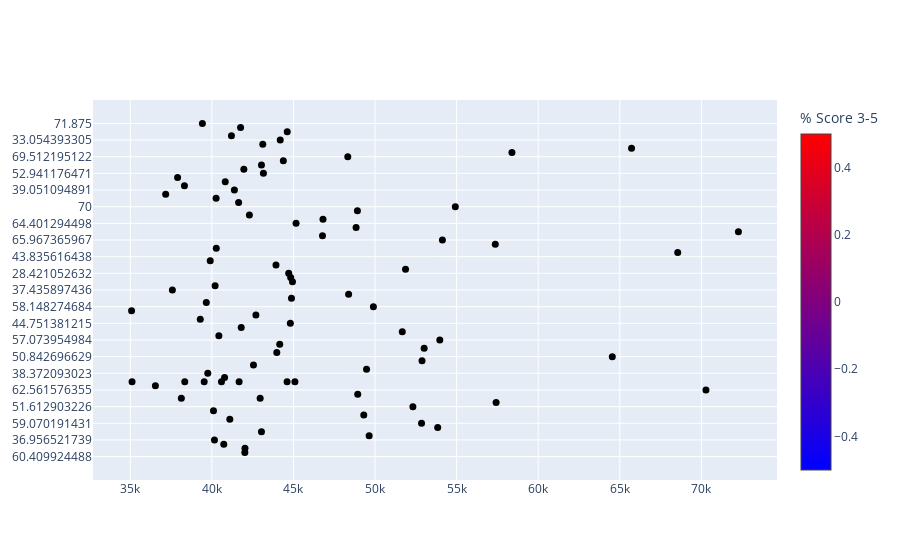

Write notebook code for a chart like this one.
### Code cell
fig = go.Figure(data=go.Scatter(
    x=np.round(northcarolina20['per_capita_income'], decimals=-1),
    y=np.round(northcarolina20['PERCENT_3_OR_ABOVE'], decimals=1),
    mode='markers',
    marker=dict(
        size=7,
        color=northcarolina22['PERCENT_3_OR_ABOVE'],
        colorscale='Bluered',
        symbol='circle',
        showscale=True,
        colorbar=dict(title='% Score 3-5'),
    ),
    showlegend=False,
    text=northcarolina22['County'],
    name=''))
fig.show()
